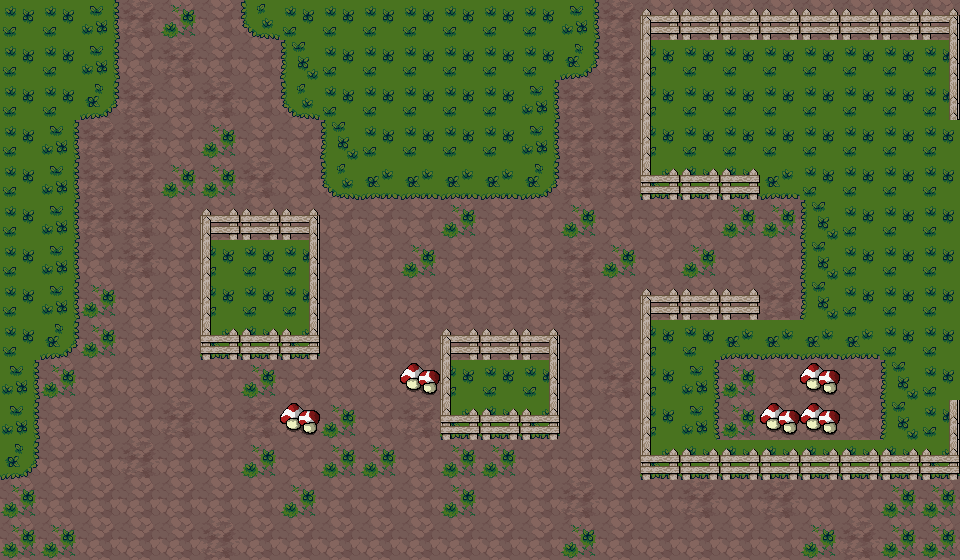

Below is a game level as drawn by its tile map, then a one-line description and the .tmx file that defines it, in full:
An orthogonal 24x14 tile map with 40x40 px tiles, 1 tile layer (MapTest) and 7 objects.

<map version="1.1" tiledversion="2018.09.12" orientation="orthogonal" renderorder="right-down" width="24" height="14" tilewidth="40" tileheight="40" infinite="0" nextlayerid="4" nextobjectid="12">
 <tileset firstgid="1" source="TileSetTest.tsx" />
 <layer id="1" name="MapTest" width="24" height="14">
  <data encoding="csv">
5,5,6,2,3,1,7,5,5,5,5,5,5,5,6,2,10,11,11,11,11,11,11,12,
5,5,6,1,2,1,1,4,5,5,5,5,5,5,9,2,13,5,5,5,5,5,5,15,
5,5,9,2,1,2,1,7,5,5,5,5,5,6,2,2,13,5,5,5,5,5,5,15,
5,6,2,2,1,3,1,1,4,5,5,5,5,6,2,2,13,5,5,5,5,5,5,5,
5,6,2,2,3,3,2,1,7,8,8,8,8,9,2,2,16,17,17,8,5,5,5,5,
5,6,2,2,1,10,11,12,1,1,1,3,1,1,3,1,1,1,3,3,4,5,5,5,
5,6,1,2,1,13,5,15,1,1,3,1,1,1,2,3,1,3,1,1,4,5,5,5,
5,6,3,1,1,13,5,15,1,1,1,1,1,1,2,1,10,11,11,2,4,5,5,5,
5,9,3,1,1,16,17,18,1,1,1,10,11,12,1,1,13,5,8,8,8,8,5,5,
6,3,1,1,1,1,3,1,1,1,14,13,5,15,1,2,13,6,3,1,14,1,4,5,
6,1,1,1,2,1,2,14,3,1,2,16,17,18,1,1,13,6,3,14,14,1,4,15,
9,1,1,2,1,1,3,1,3,3,1,3,3,1,1,1,16,17,17,17,17,17,17,18,
3,1,1,1,1,1,1,3,1,1,1,3,1,1,2,1,1,2,1,2,1,1,3,3,
3,3,1,1,1,2,1,1,1,1,1,1,1,1,3,1,1,1,1,1,3,2,3,3
</data>
 </layer>
 <objectgroup color="#0000ff" id="2" name="BlockedAreas">
  <object id="1" x="200" y="210" width="120" height="150" />
  <object id="2" x="440" y="330" width="120" height="110" />
  <object id="3" x="450" y="286" width="56" height="44" />
  <object id="4" x="640" y="290" width="320" height="190" />
  <object id="5" x="640" y="10" width="320" height="190" />
  <object id="6" x="653" y="200" width="80" height="90" />
 </objectgroup>
 <objectgroup color="#ff0000" id="3" name="EventAreas">
  <object id="7" x="647" y="200" width="20" height="90" />
 </objectgroup>
</map>
